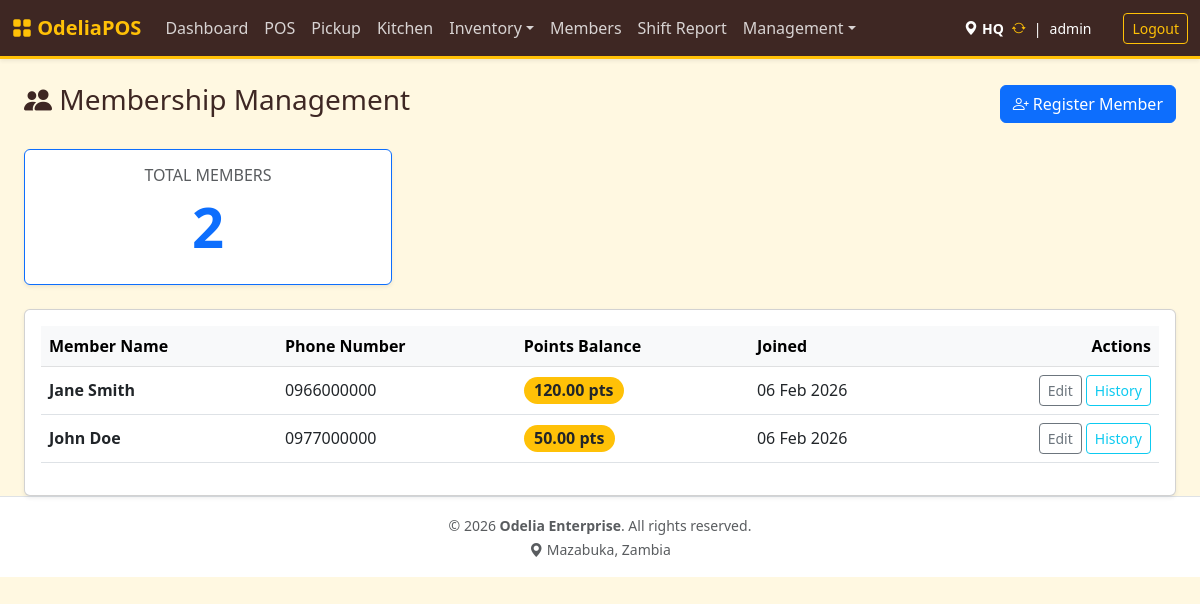
The page /index.php?page=members (signed in) on the database its author committed.
### tables this page shows
CREATE TABLE `members` (
  `id` int NOT NULL AUTO_INCREMENT,
  `name` varchar(100) NOT NULL,
  `phone` varchar(20) NOT NULL,
  `email` varchar(100) DEFAULT NULL,
  `points_balance` decimal(10,2) DEFAULT '0.00',
  `created_at` timestamp NULL DEFAULT CURRENT_TIMESTAMP,
  PRIMARY KEY (`id`),
  UNIQUE KEY `phone` (`phone`)
);

### src/members.php (called while the page is built, shortened)
<?php
$members = $pdo->query("SELECT * FROM members ORDER BY name ASC")->fetchAll();
?>

### templates/members.php (the view, shortened to what this page needs)
<div class="d-flex justify-content-between align-items-center mb-4">
    <h3><i class="bi bi-people-fill"></i> Membership Management</h3>
    <button class="btn btn-primary" data-bs-toggle="modal" data-bs-target="#addMemberModal">
        <i class="bi bi-person-plus"></i> Register Member
    </button>
</div>
<div class="row">
    <div class="col-md-4 mb-4">
        <div class="card shadow-sm border-primary">
            <div class="card-body text-center">
                <h6 class="text-muted text-uppercase">Total Members</h6>
                <h2 class="display-4 fw-bold text-primary"><?= count($members) ?></h2>
            </div>
        </div>
    </div>
</div>
<div class="card shadow-sm">
    <div class="card-body">
        <div class="table-responsive">
            <table class="table table-hover align-middle">
                <thead class="table-light">
                    <tr>
                        <th>Member Name</th>
                        <th>Phone Number</th>
                        <th>Points Balance</th>
                        <th>Joined</th>
                        <th class="text-end">Actions</th>
                    </tr>
                </thead>
                <tbody>
                    <?php foreach ($members as $m): ?>
                    <tr>
                        <td class="fw-bold"><?= htmlspecialchars($m['name']) ?></td>
                        <td><?= htmlspecialchars($m['phone']) ?></td>
                        <td>
                            <span class="badge bg-warning text-dark rounded-pill fs-6">
                                <?= number_format($m['points_balance'], 2) ?> pts
                            </span>
                        </td>
                        <td><?= date('d M Y', strtotime($m['created_at'])) ?></td>
                        <td class="text-end">
                            <button class="btn btn-sm btn-outline-secondary" onclick="editMember(<?= $m['id'] ?>)">Edit</button>
                            <button class="btn btn-sm btn-outline-info" onclick="viewHistory(<?= $m['id'] ?>, '<?= htmlspecialchars($m['name']) ?>')">History</button>
                        </td>
                    </tr>
                    <?php endforeach; ?>
                </tbody>
            </table>
        </div>
    </div>
</div>

### templates/header.php (style rules this page uses)
:root { --theme-brown: #3e2723; --theme-gold: #ffc107; --theme-gold-dark: #d39e00; --theme-orange: #fd7e14; --theme-bg: #fff8e1; }
body { background-color: var(--theme-bg); color: var(--theme-brown); }

### rows shown on the page
members: name "Jane Smith", phone "0966000000", points_balance "120.00", created_at "06 Feb 2026"
members: name "John Doe", phone "0977000000", points_balance "50.00", created_at "06 Feb 2026"

### other values the page prints
$_SESSION['location_name'] "HQ"
$_SESSION['username'] "admin"
count($members) "2"
